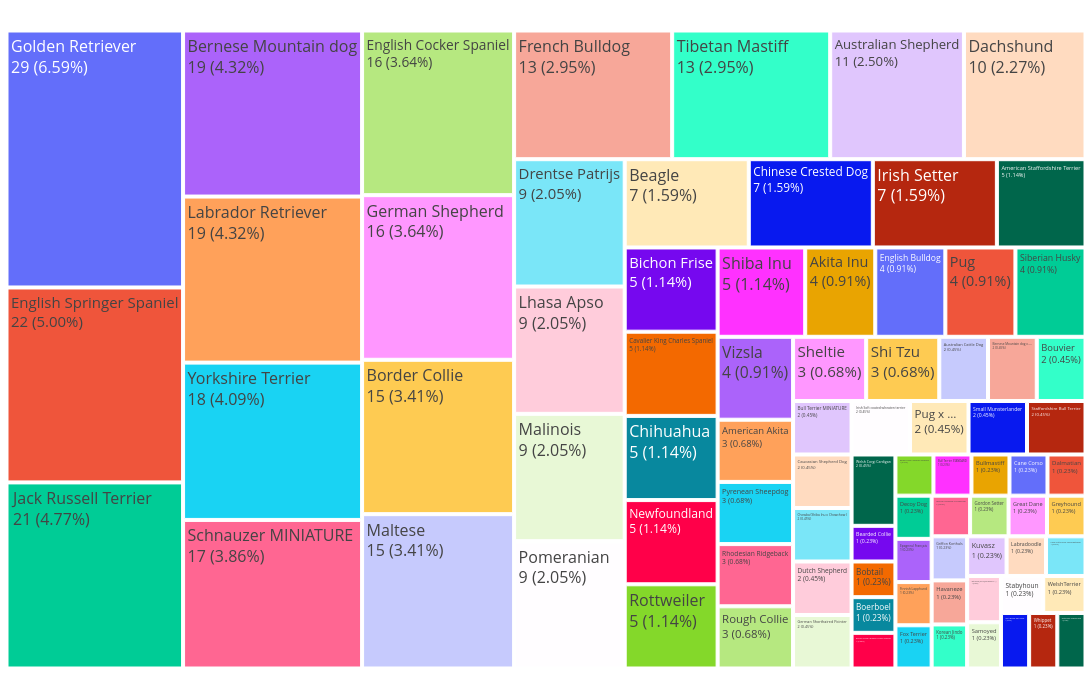

The cell this chart's notebook holds for it:
### Markdown cell above
Dachshund & Dachshund met spatie --> samennemen

### Code cell
print(permanent_dogs["BREED"].unique())

permanent_dogs['BREED']=permanent_dogs['BREED'].replace('Dachshund ', 'Dachshund')

print(permanent_dogs['BREED'].value_counts()[:10])

# Create the treemap
fig = px.treemap(data_frame=permanent_dogs, path=['BREED'], width=1200, height=700)
# Calculate the percentage dynamically for each segment
fig.update_traces(
    texttemplate="%{label}<br>%{value} (%{percentEntry:.2%})",
    textinfo="label+value"
)
# Adjust layout and font size
fig.update_layout(margin=dict(t=0, l=0, r=0, b=25))
fig.update_traces(textfont_size=16)
# Show the plot
fig.show()

### Figure 1 — Plotly figure (JSON) as saved in the notebook; plotly's stock layout.template omitted (floating-point values rounded to 4 significant figures)
{"data": [{"branchvalues": "total", "domain": {"x": [0, 1], "y": [0, 1]}, "hovertemplate": "labels=%{label}<br>count=%{value}<br>parent=%{parent}<br>id=%{id}<extra></extra>", "ids": ["Akita Inu", "American Akita", "American Staffordshire Terrier", "Australian Cattle Dog", "Australian Shepherd", "Beagle", "Bearded Collie", "Bernese Mountain dog", "Bernese Mountain dog x…..", "Bichon Frise", "Bobtail", "Boerboel", "Border Collie", "Border Collie x English Cocker Spaniel", "Border Collie x German Shepherd", "Bouvier", "Bull Terrier MINIATURE", "Bull Terrier STANDARD", "Bullmastiff", "Cane Corso", "Caucasian Shepherd Dog", "Cavalier King Charles Spaniel", "Chihuahua", "Chinese Crested Dog", "Chowba (Shiba Inu x Chowchow )", "Dachshund", "Dalmatian", "Decoy Dog", "Drentse Patrijs", "Dutch Shepherd", "English Bulldog", "English Cocker Spaniel", "English Springer Spaniel", "Epagneul Français", "Finnish Lapphund", "Fox Terrier", "French Bulldog", "German Shepherd ", "German Shepherd x Chowchow", "German Shorthaired Pointer", "Golden Retriever", "Gordon Setter", "Great Dane", "Greyhound", "Griffon Korthals", "Havaneze", "Irish Setter", "Irish Soft coated wheaten terrier", "Jack Russell Terrier", "Korean Jindo", "Kuvasz", "Labradoodle", "Labrador Retriever", "Lhasa Apso", "Malinois", "Maltese", "Newfoundland", "Nova Scottia Duck Tolling Retriever", "Pomeranian ", "Pug", "Pug x …", "Pyrenean Sheepdog", "Rat Terrier (Fox x Jack Russell x…..)", "Rhodesian Ridgeback", "Rottweiler", "Rough Collie", "Samoyed", "Schnauzer MINIATURE", "Sheltie", "Shi Tzu", "Shiba Inu", "Siberian Husky", "Small Munsterlander", "Stabyhoun", "Staffordshire Bull Terrier", "Tibetan Mastiff", "Vizsla", "Welsh Corgi Cardigan", "WelshTerrier", "West Highland White Terrier", "Whippet", "White Swiss Shepherd Dog", "Yorkshire Terrier"], "labels": ["Akita Inu", "American Akita", "American Staffordshire Terrier", "Australian Cattle Dog", "Australian Shepherd", "Beagle", "Bearded Collie", "Bernese Mountain dog", "Bernese Mountain dog x…..", "Bichon Frise", "Bobtail", "Boerboel", "Border Collie", "Border Collie x English Cocker Spaniel", "Border Collie x German Shepherd", "Bouvier", "Bull Terrier MINIATURE", "Bull Terrier STANDARD", "Bullmastiff", "Cane Corso", "Caucasian Shepherd Dog", "Cavalier King Charles Spaniel", "Chihuahua", "Chinese Crested Dog", "Chowba (Shiba Inu x Chowchow )", "Dachshund", "Dalmatian", "Decoy Dog", "Drentse Patrijs", "Dutch Shepherd", "English Bulldog", "English Cocker Spaniel", "English Springer Spaniel", "Epagneul Français", "Finnish Lapphund", "Fox Terrier", "French Bulldog", "German Shepherd ", "German Shepherd x Chowchow", "German Shorthaired Pointer", "Golden Retriever", "Gordon Setter", "Great Dane", "Greyhound", "Griffon Korthals", "Havaneze", "Irish Setter", "Irish Soft coated wheaten terrier", "Jack Russell Terrier", "Korean Jindo", "Kuvasz", "Labradoodle", "Labrador Retriever", "Lhasa Apso", "Malinois", "Maltese", "Newfoundland", "Nova Scottia Duck Tolling Retriever", "Pomeranian ", "Pug", "Pug x …", "Pyrenean Sheepdog", "Rat Terrier (Fox x Jack Russell x…..)", "Rhodesian Ridgeback", "Rottweiler", "Rough Collie", "Samoyed", "Schnauzer MINIATURE", "Sheltie", "Shi Tzu", "Shiba Inu", "Siberian Husky", "Small Munsterlander", "Stabyhoun", "Staffordshire Bull Terrier", "Tibetan Mastiff", "Vizsla", "Welsh Corgi Cardigan", "WelshTerrier", "West Highland White Terrier", "Whippet", "White Swiss Shepherd Dog", "Yorkshire Terrier"], "name": "", "parents": ["", "", "", "", "", "", "", "", "", "", "", "", "", "", "", "", "", "", "", "", "", "", "", "", "", "", "", "", "", "", "", "", "", "", "", "", "", "", "", "", "", "", "", "", "", "", "", "", "", "", "", "", "", "", "", "", "", "", "", "", "", "", "", "", "", "", "", "", "", "", "", "", "", "", "", "", "", "", "", "", "", "", ""], "textfont": {"size": 16}, "textinfo": "label+value", "texttemplate": "%{label}<br>%{value} (%{percentEntry:.2%})", "type": "treemap", "values": [4, 3, 5, 2, 11, 7, 1, 19, 2, 5, 1, 1, 15, 1, 1, 2, 2, 1, 1, 1, 2, 5, 5, 7, 2, 10, 1, 1, 9, 2, 4, 16, 22, 1, 1, 1, 13, 16, 1, 2, 29, 1, 1, 1, 1, 1, 7, 2, 21, 1, 1, 1, 19, 9, 9, 15, 5, 1, 9, 4, 2, 3, 1, 3, 5, 3, 1, 17, 3, 3, 5, 4, 2, 1, 2, 13, 4, 2, 1, 1, 1, 1, 18]}], "layout": {"height": 700, "legend": {"tracegroupgap": 0}, "margin": {"b": 25, "l": 0, "r": 0, "t": 0}, "width": 1200}}
